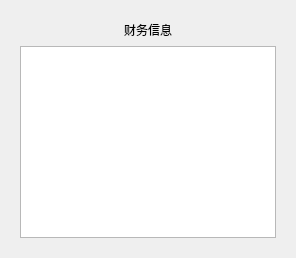
        <widget class="QWidget" name="page_2">
         <layout class="QGridLayout" name="gridLayout_4">
          <item row="0" column="0">
           <widget class="QWidget" name="widget_12" native="true">
            <property name="styleSheet">
             <string notr="true"/>
            </property>
            <layout class="QVBoxLayout" name="verticalLayout_26">
             <item>
              <layout class="QHBoxLayout" name="horizontalLayout_29">
               <item>
                <spacer name="horizontalSpacer_8">
                 <property name="orientation">
                  <enum>Qt::Horizontal</enum>
                 </property>
                 <property name="sizeHint" stdset="0">
                  <size>
                   <width>40</width>
                   <height>20</height>
                  </size>
                 </property>
                </spacer>
               </item>
               <item>
                <widget class="QLabel" name="label_14">
                 <property name="text">
                  <string>财务信息</string>
                 </property>
                 <property name="alignment">
                  <set>Qt::AlignCenter</set>
                 </property>
                </widget>
               </item>
               <item>
                <spacer name="horizontalSpacer_9">
                 <property name="orientation">
                  <enum>Qt::Horizontal</enum>
                 </property>
                 <property name="sizeHint" stdset="0">
                  <size>
                   <width>40</width>
                   <height>20</height>
                  </size>
                 </property>
                </spacer>
               </item>
              </layout>
             </item>
             <item>
              <widget class="QTableView" name="financialOpen_View"/>
             </item>
            </layout>
           </widget>
          </item>
         </layout>
        </widget>
